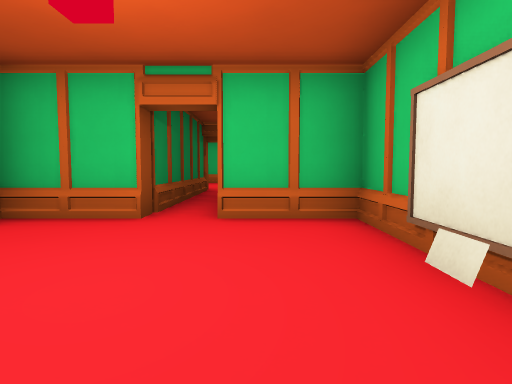
view 1 (above)

17 first-person views from a walk through a Godot game level. The camera is 1.3 m above the floor, tilts 4° down and sees 75° across. Doors that lead somewhere are drawn open, without their leaves. The floor is counted in squares, 2 m on a side. Each view is taken from the middle of a square. On the plan, view 1 faces up. The plan holds only what a view shows up to about 10 squares ahead; the rest is blank. The place goes on beyond the plan. Surface patterns are stand-ins for the level's own textures.

view 2
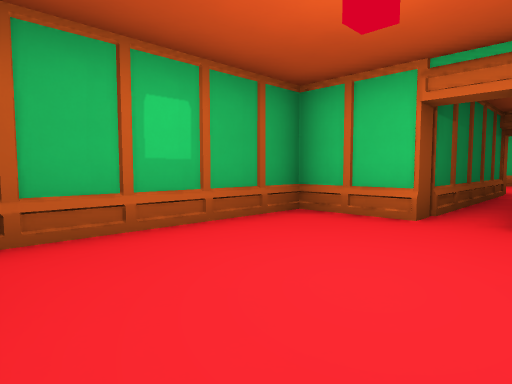

view 3
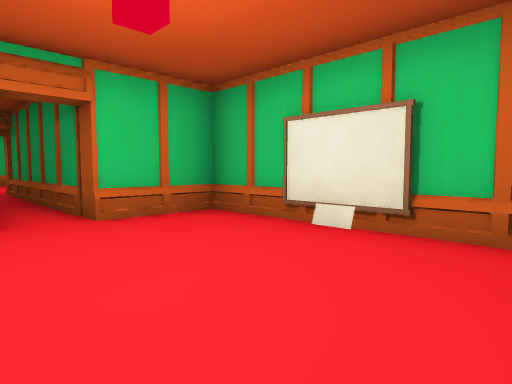

view 4
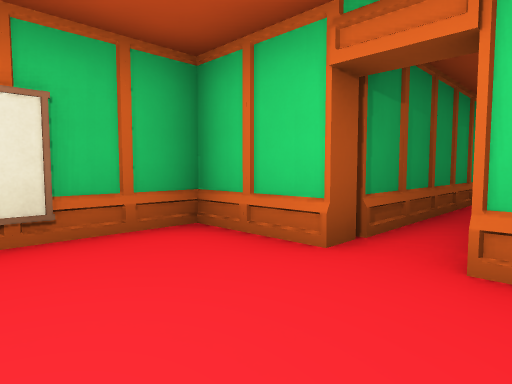

view 5
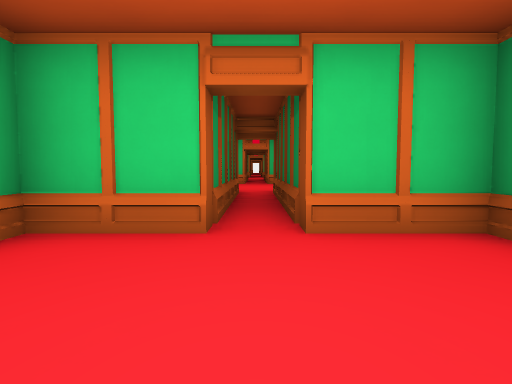

view 6
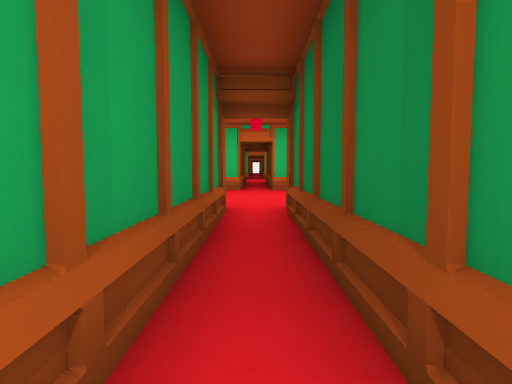

view 7
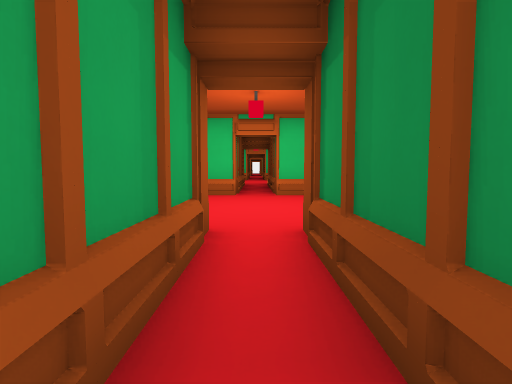

view 8
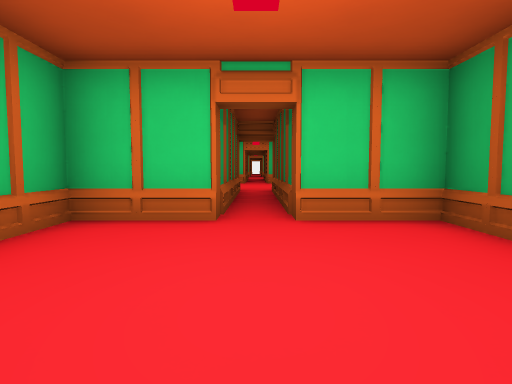

view 9
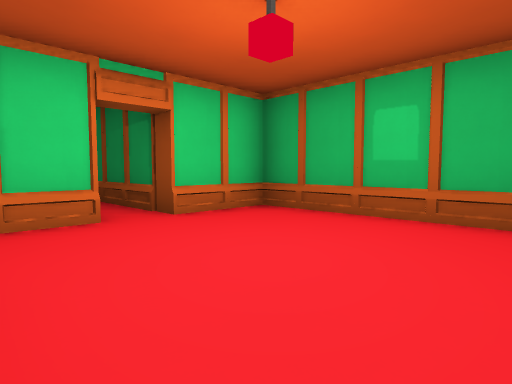

view 10
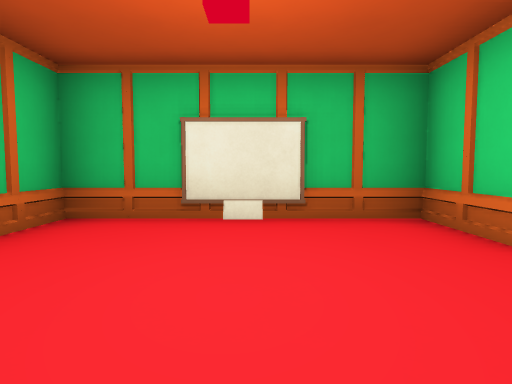

view 11
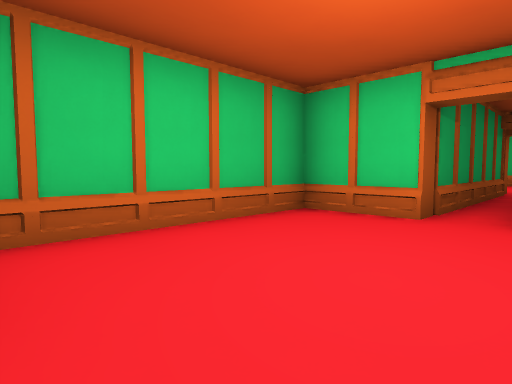

view 12
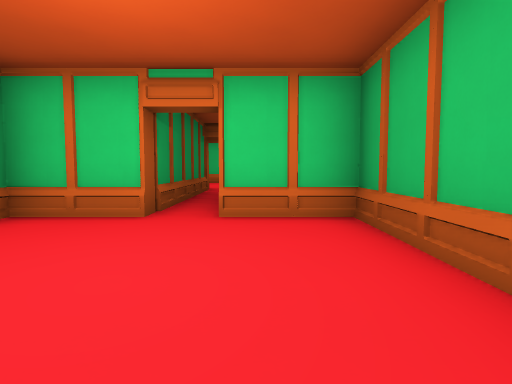

view 13
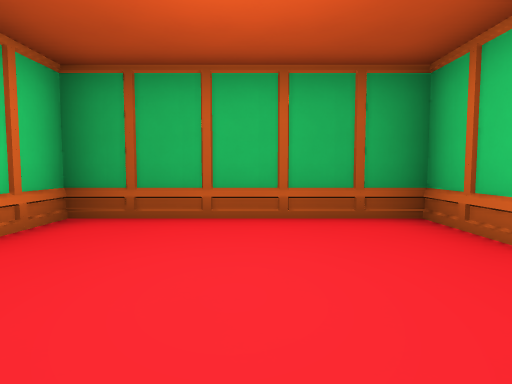

view 14
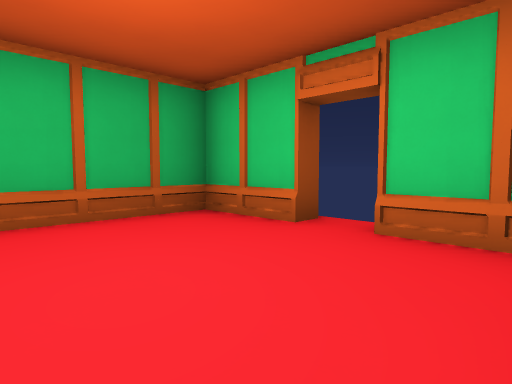

view 15
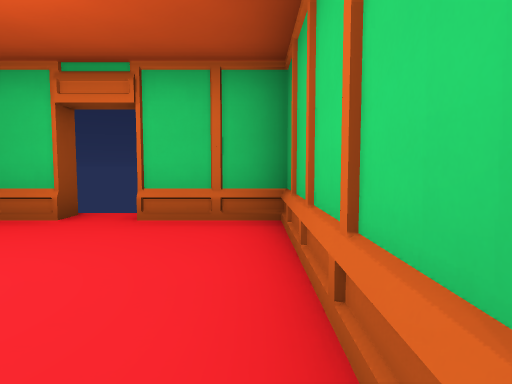

view 16
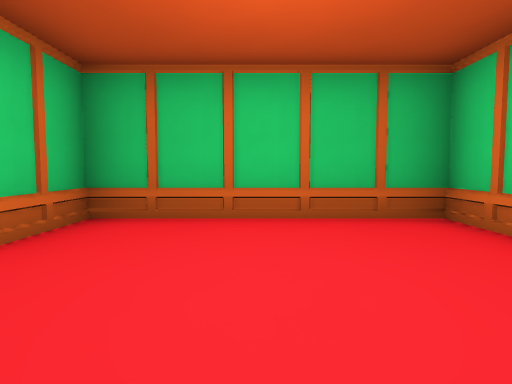

view 17
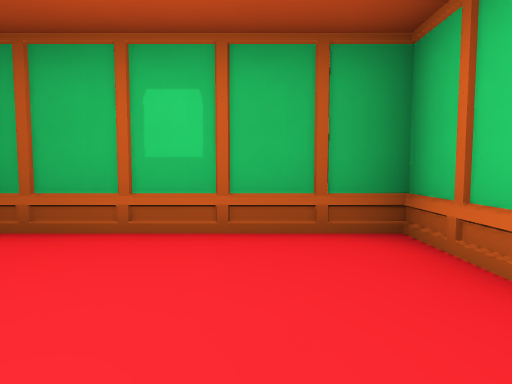

### Floor plan
Ten units are one square. View 1 is at (0, 0); x grows to the right and y downward. Boxes are objects, and circles mark ways between rooms. Rooms are numbered by the first view taken in them; rooms with no view inside come last. Other rooms are left out.
<svg viewBox="-39 -162 59 316">
<path fill="none" stroke="#000" d="M-15 -44 -34 -44 -34 4 -15 4M-5 4 14 4 14 -12M14 -28 14 -44 -5 -44M-15 4 -15 65M-5 65 -5 4M-5 112 14 112 14 96M14 81 14 65 1 65M-19 65 -34 65 -34 112 -15 112M-5 -105 14 -105 14 -152 -5 -152M-15 -157 -15 -152 -34 -152 -34 -105 -15 -105M-5 -44 -5 -105M-15 -105 -15 -44M-15 112 -15 146M-5 149 -5 112"/>
<rect x="5" y="-25" width="10" height="10" fill="#bbb"><title>painting</title></rect>
<rect x="5" y="85" width="10" height="10" fill="#bbb"><title>painting</title></rect>
<circle cx="-10" cy="0" r="3" fill="#2a7"/>
<circle cx="-10" cy="-40" r="3" fill="#2a7"/>
<circle cx="-10" cy="60" r="3" fill="#2a7"/>
<circle cx="-10" cy="110" r="3" fill="#2a7"/>
<circle cx="-10" cy="-100" r="3" fill="#2a7"/>
<text x="-10" y="-20">1</text>
<text x="-10" y="30">2</text>
<text x="-10" y="90">3</text>
<text x="-10" y="-130">4</text>
<text x="-10" y="-70">5</text>
<text x="-10" y="130">6</text>
</svg>
Room 1 opens to room 2. Room 1 opens to room 5. Room 2 opens to room 3. Room 3 opens to room 6. Room 4 opens to room 5.

Where each view was taken, in squares from view 1:
view 1: 0 up, 0 right, facing up
view 2: 0 up, 0 right, facing up-left
view 3: 0 up, 2 left, facing up-right
view 4: 2 up, 2 left, facing down-right
view 5: 3 up, 1 left, facing down
view 6: 1 down, 1 left, facing down
view 7: 3 down, 1 left, facing down
view 8: 7 down, 1 left, facing down
view 9: 7 down, 1 right, facing down-left
view 10: 9 down, 3 left, facing right
view 11: 15 up, 2 left, facing down-right
view 12: 15 up, 2 left, facing down
view 13: 13 up, 1 right, facing left
view 14: 12 up, 1 right, facing up-left
view 15: 11 up, 1 right, facing up
view 16: 13 up, 3 left, facing right
view 17: 8 down, 0 right, facing left
